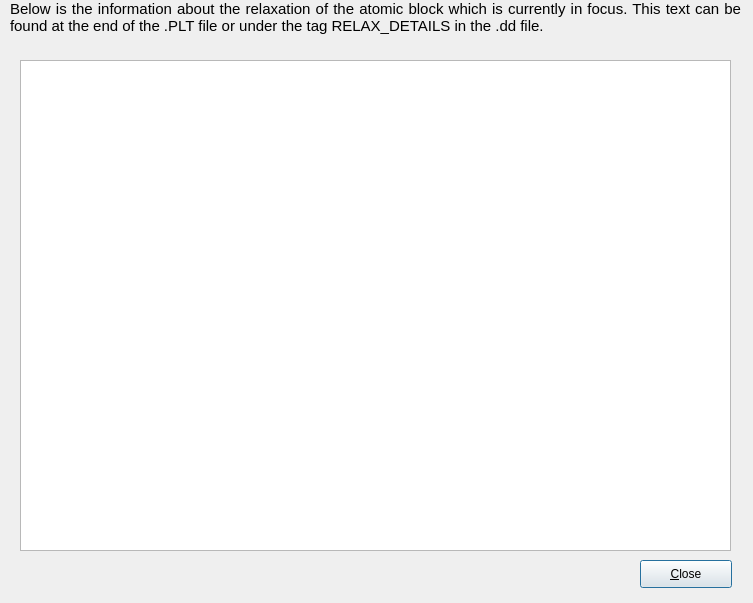
<?xml version="1.0" encoding="UTF-8"?>
<ui version="4.0">
 <class>DRelaxInfo</class>
 <widget class="QDialog" name="DRelaxInfo">
  <property name="geometry">
   <rect>
    <x>0</x>
    <y>0</y>
    <width>753</width>
    <height>603</height>
   </rect>
  </property>
  <property name="windowTitle">
   <string>Block relaxation information</string>
  </property>
  <widget class="QLabel" name="textLabel6">
   <property name="geometry">
    <rect>
     <x>10</x>
     <y>0</y>
     <width>731</width>
     <height>50</height>
    </rect>
   </property>
   <property name="text">
    <string>&lt;!DOCTYPE HTML PUBLIC &quot;-//W3C//DTD HTML 4.0//EN&quot; &quot;http://www.w3.org/TR/REC-html40/strict.dtd&quot;&gt;
&lt;html&gt;&lt;head&gt;&lt;meta name=&quot;qrichtext&quot; content=&quot;1&quot; /&gt;&lt;style type=&quot;text/css&quot;&gt;
p, li { white-space: pre-wrap; }
&lt;/style&gt;&lt;/head&gt;&lt;body style=&quot; font-family:'Ubuntu'; font-size:11pt; font-weight:400; font-style:normal;&quot;&gt;
&lt;p align=&quot;justify&quot; style=&quot; margin-top:0px; margin-bottom:0px; margin-left:0px; margin-right:0px; -qt-block-indent:0; text-indent:0px;&quot;&gt;Below is the information about the relaxation of the atomic block which is currently in focus. This text can be found at the end of the .PLT file or under the tag RELAX_DETAILS in the .dd file.&lt;/p&gt;&lt;/body&gt;&lt;/html&gt;</string>
   </property>
   <property name="textFormat">
    <enum>Qt::RichText</enum>
   </property>
   <property name="alignment">
    <set>Qt::AlignLeading|Qt::AlignLeft|Qt::AlignTop</set>
   </property>
   <property name="wordWrap">
    <bool>true</bool>
   </property>
   <property name="margin">
    <number>5</number>
   </property>
  </widget>
  <widget class="QTextEdit" name="textArea">
   <property name="geometry">
    <rect>
     <x>20</x>
     <y>60</y>
     <width>711</width>
     <height>491</height>
    </rect>
   </property>
  </widget>
  <widget class="QPushButton" name="button">
   <property name="geometry">
    <rect>
     <x>640</x>
     <y>560</y>
     <width>92</width>
     <height>28</height>
    </rect>
   </property>
   <property name="text">
    <string>&amp;Close</string>
   </property>
  </widget>
 </widget>
 <layoutdefault spacing="6" margin="11"/>
 <resources/>
 <connections>
  <connection>
   <sender>button</sender>
   <signal>clicked()</signal>
   <receiver>DRelaxInfo</receiver>
   <slot>close()</slot>
   <hints>
    <hint type="sourcelabel">
     <x>675</x>
     <y>563</y>
    </hint>
    <hint type="destinationlabel">
     <x>364</x>
     <y>294</y>
    </hint>
   </hints>
  </connection>
 </connections>
</ui>
